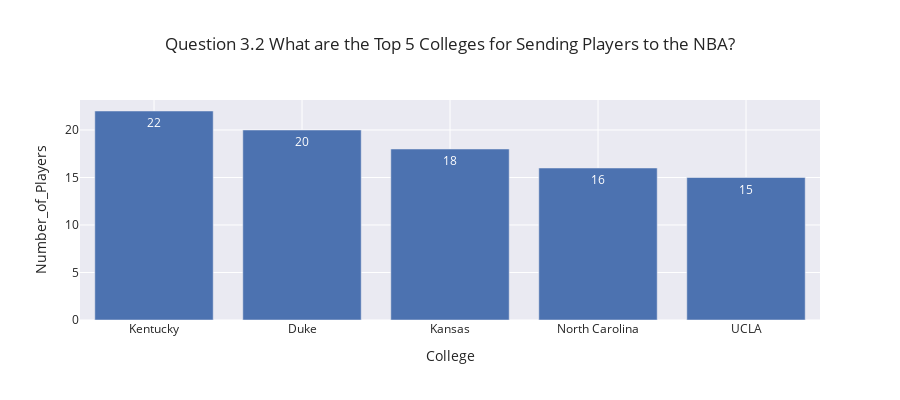

Notebook code cell kept with this figure:
### Code cell
fig = px.bar(df_top5,
            x='College',
            y='Number_of_Players',
            width=900,
            height=400,
            template='seaborn',
            text= 'Number_of_Players',
            title='Question 3.2 What are the Top 5 Colleges for Sending Players to the NBA?')
fig.show()

### Figure 1 — Plotly figure (JSON) as saved in the notebook; plotly's stock layout.template omitted (floating-point values rounded to 4 significant figures)
{"data": [{"alignmentgroup": "True", "hovertemplate": "College=%{x}<br>Number_of_Players=%{text}<extra></extra>", "legendgroup": "", "marker": {"color": "rgb(76,114,176)"}, "name": "", "offsetgroup": "", "orientation": "v", "showlegend": false, "text": [22, 20, 18, 16, 15], "textposition": "auto", "type": "bar", "x": ["Kentucky", "Duke", "Kansas", "North Carolina", "UCLA"], "xaxis": "x", "y": [22, 20, 18, 16, 15], "yaxis": "y"}], "layout": {"barmode": "relative", "height": 400, "legend": {"tracegroupgap": 0}, "title": {"text": "Question 3.2 What are the Top 5 Colleges for Sending Players to the NBA?"}, "width": 900, "xaxis": {"anchor": "y", "autorange": true, "domain": [0, 1], "range": [-0.5, 4.5], "title": {"text": "College"}, "type": "category"}, "yaxis": {"anchor": "x", "autorange": true, "domain": [0, 1], "range": [0, 23.16], "title": {"text": "Number_of_Players"}, "type": "linear"}}}
